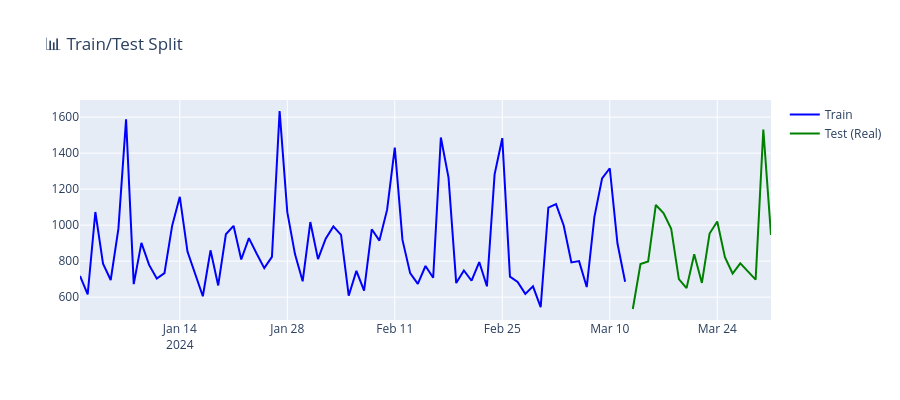

The cell this chart's notebook holds for it:
### Markdown cell above
---

## 🔧 Paso 5: División Train/Test

**Técnica:** Separación temporal para validación (80/20)

**Razón:** Evaluar capacidad predictiva del modelo en datos no vistos

### Code cell
# 80% train, 20% test
split_point = int(len(daily_demand) * 0.8)
train = daily_demand[:split_point]
test = daily_demand[split_point:]

print(f"📊 División de datos:")
print(f"   Train: {len(train)} días ({train.index.min()} a {train.index.max()})")
print(f"   Test: {len(test)} días ({test.index.min()} a {test.index.max()})")

# Visualizar
fig = go.Figure()
fig.add_trace(go.Scatter(x=train.index, y=train.values, mode='lines', 
                         name='Train', line=dict(color='blue')))
fig.add_trace(go.Scatter(x=test.index, y=test.values, mode='lines', 
                         name='Test (Real)', line=dict(color='green')))
fig.update_layout(title="📊 Train/Test Split", height=400)
fig.show()
